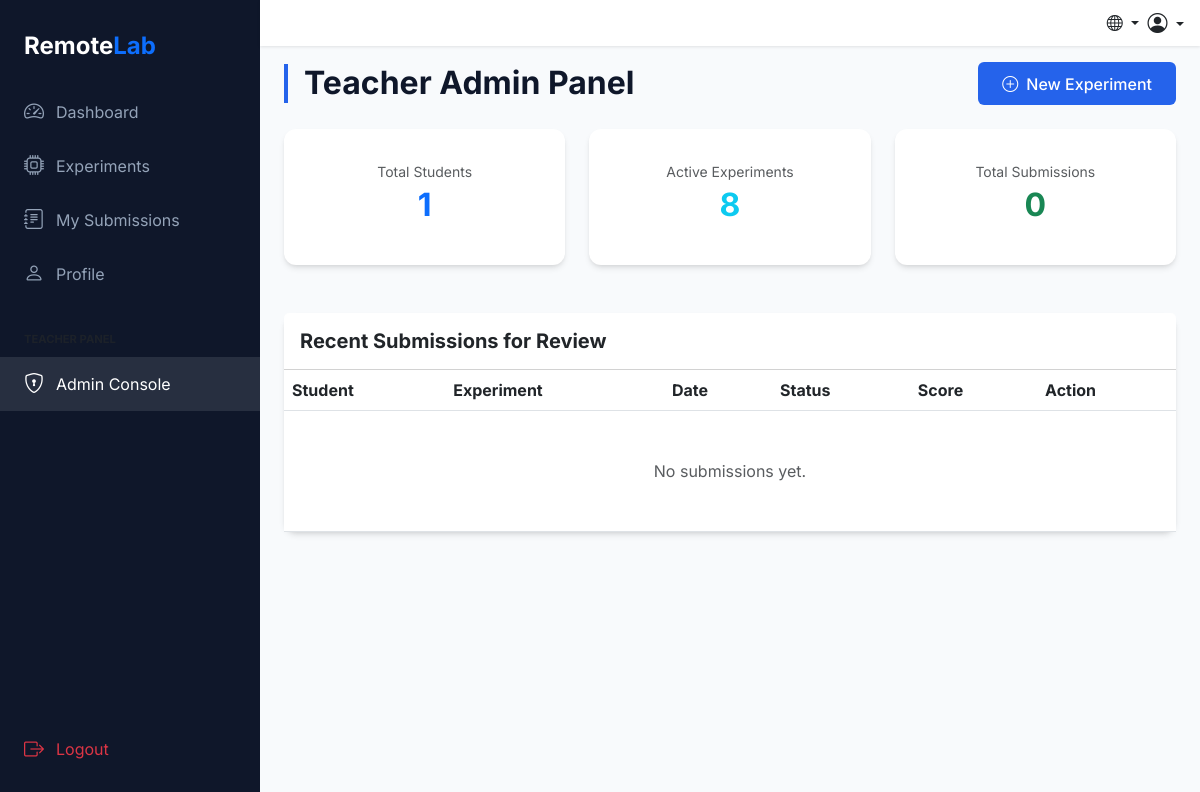
The app's page /api/admin/dashboard (signed in), older data.
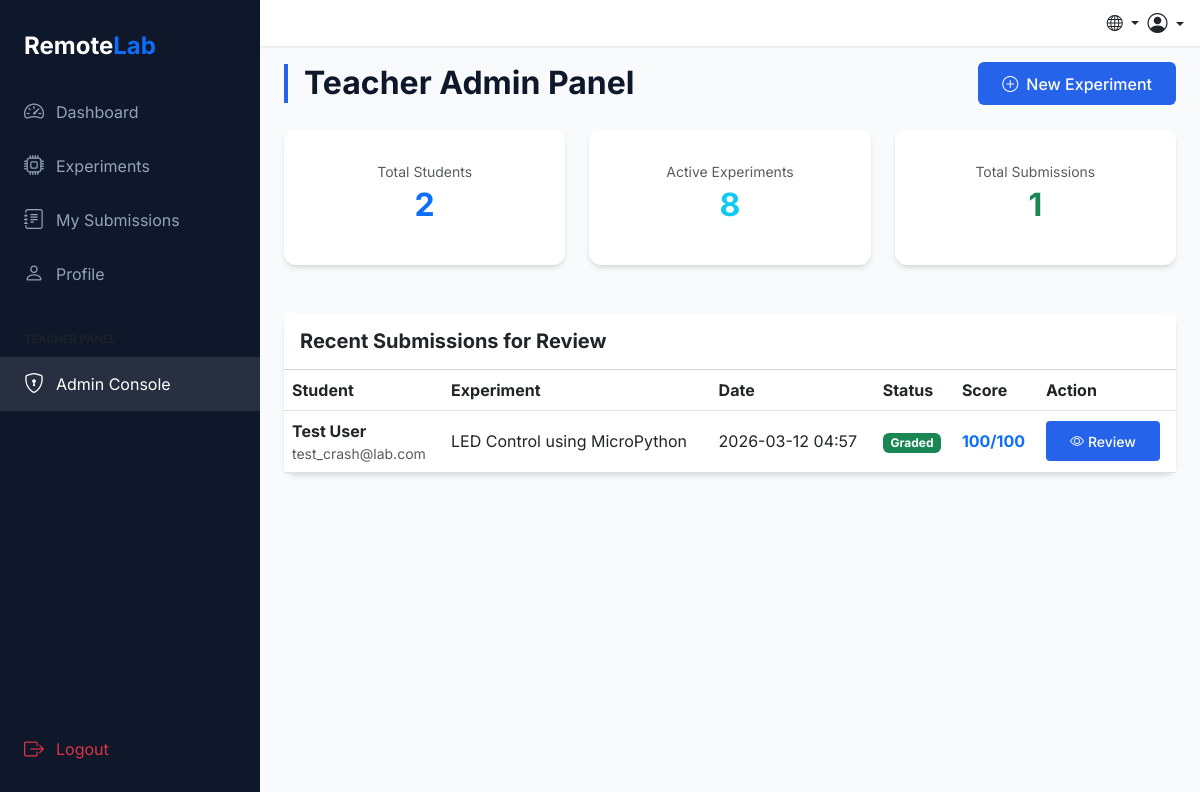
The same page, newer data.
### app/models.py (models this page shows, shortened)
class Submission(db.Model):
    __tablename__ = 'submissions'
    id = db.Column(db.Integer, primary_key=True)
    user_id = db.Column(db.Integer, db.ForeignKey('users.id'), nullable=False)
    experiment_id = db.Column(db.Integer, db.ForeignKey('experiments.id'), nullable=False)
    result_text = db.Column(db.Text, nullable=True)
    score = db.Column(db.Integer, nullable=True)
    feedback = db.Column(db.Text, nullable=True)
    submitted_at = db.Column(db.DateTime, default=datetime.utcnow)

class User(db.Model):
    __tablename__ = 'users'
    id = db.Column(db.Integer, primary_key=True)
    name = db.Column(db.String(100), nullable=False)
    email = db.Column(db.String(120), unique=True, nullable=False)
    password_hash = db.Column(db.String(255), nullable=False)
    role = db.Column(db.String(20), default='student')  # student / teacher
    points = db.Column(db.Integer, default=0)
    created_at = db.Column(db.DateTime, default=datetime.utcnow)
    submissions = db.relationship('Submission', backref='student', lazy=True, cascade='all, delete-orphan')

class Experiment(db.Model):
    __tablename__ = 'experiments'
    id = db.Column(db.Integer, primary_key=True)
    title = db.Column(db.String(200), nullable=False)
    description = db.Column(db.Text, nullable=False)
    objectives = db.Column(db.Text, nullable=True)
    instructions = db.Column(db.Text, nullable=True)
    type = db.Column(db.String(50), nullable=False)  # arduino / raspberry_pi_pico
    difficulty = db.Column(db.String(20), default='easy') # easy, medium, hard
    category = db.Column(db.String(100), nullable=True)
    wokwi_url = db.Column(db.String(500), nullable=False)
    expected_result = db.Column(db.Text, nullable=True)
    created_at = db.Column(db.DateTime, default=datetime.utcnow)
    submissions = db.relationship('Submission', backref='experiment', lazy=True, cascade='all, delete-orphan')

### app/routes/admin_routes.py (the view)
    @jwt_required()
    def wrapper(*args, **kwargs):
        from flask_jwt_extended import get_jwt_identity
        user_id = get_jwt_identity()
        user = User.query.get(user_id)
        if not user:
            flash('Sessiya muddati tugagan yoki foydalanuvchi topilmadi. Iltimos, qayta kiring.', 'warning')
            return redirect(url_for('auth.login'))
        claims = get_jwt()
        if claims.get('role') != 'teacher':
            flash('Admin access required.', 'danger')
            return redirect(url_for('user.dashboard'))
        return fn(*args, **kwargs)

### app/__init__.py (called while the page is built)
def get_locale():
    cookie_lang = request.cookies.get('lang')
    if cookie_lang in ['en', 'uz', 'ru']:
        return cookie_lang
    return request.accept_languages.best_match(['en', 'uz', 'ru']) or 'en'

### app/routes/admin_routes.py (called while the page is built)
def admin_required(fn):
    @jwt_required()
    def wrapper(*args, **kwargs):
        from flask_jwt_extended import get_jwt_identity
        user_id = get_jwt_identity()
        user = User.query.get(user_id)
        if not user:
            flash('Sessiya muddati tugagan yoki foydalanuvchi topilmadi. Iltimos, qayta kiring.', 'warning')
            return redirect(url_for('auth.login'))
        claims = get_jwt()
        if claims.get('role') != 'teacher':
            flash('Admin access required.', 'danger')
            return redirect(url_for('user.dashboard'))
        return fn(*args, **kwargs)
    wrapper.__name__ = fn.__name__
    return wrapper

@admin_bp.route('/dashboard')
@admin_required
def dashboard():
    total_students = User.query.filter_by(role='student').count()
    total_experiments = Experiment.query.count()
    total_submissions = Submission.query.count()
    recent_submissions = Submission.query.order_by(Submission.submitted_at.desc()).limit(10).all()
    return render_template('admin/dashboard.html',
                           stats={
                               "students": total_students,
                               "experiments": total_experiments,
                               "submissions": total_submissions
                           },
                           submissions=recent_submissions)

### app/templates/admin/dashboard.html (shortened to what this page needs)
{% extends "base.html" %}
{% block content %}
<div class="d-flex justify-content-between align-items-center mb-4">
    <h2 class="section-title mb-0">Teacher Admin Panel</h2>
    <a href="{{ url_for('admin.create_experiment') }}" class="btn btn-primary">
        <i class="bi bi-plus-circle me-2"></i>New Experiment
    </a>
</div>
<div class="row g-4 mb-5">
    <div class="col-md-4">
        <div class="card lab-card text-center p-3">
            <div class="card-body">
                <div class="text-muted small mb-1">Total Students</div>
                <div class="h2 fw-bold text-primary">{{ stats.students }}</div>
            </div>
        </div>
    </div>
    <div class="col-md-4">
        <div class="card lab-card text-center p-3">
            <div class="card-body">
                <div class="text-muted small mb-1">Active Experiments</div>
                <div class="h2 fw-bold text-info">{{ stats.experiments }}</div>
            </div>
        </div>
    </div>
    <div class="col-md-4">
        <div class="card lab-card text-center p-3">
            <div class="card-body">
                <div class="text-muted small mb-1">Total Submissions</div>
                <div class="h2 fw-bold text-success">{{ stats.submissions }}</div>
            </div>
        </div>
    </div>
</div>
<div class="row">
    <div class="col-12">
        <div class="card lab-card">
            <div class="card-header bg-white py-3">
                <h5 class="mb-0 fw-bold">Recent Submissions for Review</h5>
            </div>
            <div class="table-responsive">
                <table class="table table-hover align-middle mb-0">
                    <thead class="bg-light">
                        <tr>
                            <th>Student</th>
                            <th>Experiment</th>
                            <th>Date</th>
                            <th>Status</th>
                            <th>Score</th>
                            <th>Action</th>
                        </tr>
                    </thead>
                    <tbody>
                        {% if submissions %}
                        {% for submission in submissions %}
                        <tr>
                            <td>
                                <div class="fw-bold">{{ submission.student.name }}</div>
                                <div class="small text-muted">{{ submission.student.email }}</div>
                            </td>
                            <td>{{ submission.experiment.title }}</td>
                            <td>{{ submission.submitted_at.strftime('%Y-%m-%d %H:%M') }}</td>
                            <td>
                                {% if submission.score %}
                                <span class="badge bg-success">Graded</span>
                                {% else %}
                                <span class="badge bg-warning text-dark">Pending</span>
                                {% endif %}
                            </td>
                            <td>
                                {% if submission.score %}
                                <span class="fw-bold text-primary">{{ submission.score }}/100</span>
                                {% else %}
                                <span class="text-muted">-</span>
                                {% endif %}
                            </td>
                            <td>
                                <button type="button" class="btn btn-sm btn-primary" data-bs-toggle="modal"
                                    data-bs-target="#gradeModal{{ submission.id }}">
                                    <i class="bi bi-eye me-1"></i>Review
                                </button>
                            </td>
                        </tr>
                        {% endfor %}
                        {% else %}
                        <tr>
                            <td colspan="6" class="text-center py-5 text-muted">No submissions yet.</td>
                        </tr>
                        {% endif %}
                    </tbody>
                </table>
            </div>
        </div>
    </div>
</div>
{% endblock %}

### app/templates/base.html (shortened to what this page needs)
<!DOCTYPE html>
<html lang="{{ get_locale() }}">
<head>
    <link href="https://cdn.jsdelivr.net/npm/bootstrap@5.3.0/dist/css/bootstrap.min.css" rel="stylesheet">
    <link rel="stylesheet" href="https://cdn.jsdelivr.net/npm/bootstrap-icons@1.11.1/font/bootstrap-icons.css">
    <link rel="stylesheet" href="{{ url_for('static', filename='css/style.css') }}">
</head>
<body>
    {% set is_app_page = request.blueprint != 'auth' and request.path != '/' %}
    {% if is_app_page %}
    <div class="sidebar d-none d-lg-flex flex-column">
        <div class="px-4 mb-4">
            <h4 class="text-white fw-bold mb-0">Remote<span class="text-primary">Lab</span></h4>
        </div>
        <nav class="nav flex-column flex-grow-1">
            <a class="nav-link {% if request.endpoint == 'user.dashboard' %}active{% endif %}"
                href="{{ url_for('user.dashboard') }}">
                <i class="bi bi-speedometer2"></i> {{ _('Dashboard') }}
            </a>
            <a class="nav-link {% if request.endpoint == 'experiment.list_experiments' %}active{% endif %}"
                href="{{ url_for('experiment.list_experiments') }}">
                <i class="bi bi-cpu"></i> {{ _('Experiments') }}
            </a>
            <a class="nav-link {% if request.endpoint == 'user.submissions' %}active{% endif %}"
                href="{{ url_for('user.submissions') }}">
                <i class="bi bi-journal-text"></i> {{ _('My Submissions') }}
            </a>
            <a class="nav-link {% if request.endpoint == 'user.profile' %}active{% endif %}"
                href="{{ url_for('user.profile') }}">
                <i class="bi bi-person"></i> {{ _('Profile') }}
            </a>
            {% if get_jwt() and get_jwt().get('role') == 'teacher' %}
            <div class="px-4 mt-4 mb-2">
                <small class="text-uppercase text-muted fw-bold" style="font-size: 0.7rem;">Teacher Panel</small>
            </div>
            <a class="nav-link {% if request.endpoint == 'admin.dashboard' %}active{% endif %}"
                href="{{ url_for('admin.dashboard') }}">
                <i class="bi bi-shield-lock"></i> Admin Console
            </a>
            {% endif %}
        </nav>
        <div class="px-0 pb-4">
            <a class="nav-link text-danger" href="{{ url_for('auth.logout') }}">
                <i class="bi bi-box-arrow-right"></i> {{ _('Logout') }}
            </a>
        </div>
    </div>
    {% endif %}
    <div class="{% if is_app_page %}main-content{% endif %}">
        <nav class="navbar navbar-custom sticky-top">
            <div class="container-fluid px-3">
                {% if not is_app_page %}
                <div class="collapse navbar-collapse" id="navbarContent">
                    <ul class="navbar-nav ms-auto align-items-center">
                        <li class="nav-item dropdown me-3">
                            <a class="nav-link dropdown-toggle" href="#" role="button" data-bs-toggle="dropdown">
                                <i class="bi bi-globe"></i> {{ _('Language') }}
                            </a>
                            <ul class="dropdown-menu dropdown-menu-end">
                                <li><a class="dropdown-item" href="{{ url_for('set_language', lang='en') }}">English</a>
                                </li>
                                <li><a class="dropdown-item"
                                        href="{{ url_for('set_language', lang='uz') }}">O'zbekcha</a></li>
                                <li><a class="dropdown-item" href="{{ url_for('set_language', lang='ru') }}">Русский</a>
                                </li>
                            </ul>
                        </li>
                        {% if not get_jwt_identity() %}
                        <li class="nav-item">
                            <a class="btn btn-outline-primary me-2" href="{{ url_for('auth.login') }}">{{ _('Login')
                                }}</a>
                        </li>
                        <li class="nav-item">
                            <a class="btn btn-primary" href="{{ url_for('auth.register') }}">{{ _('Sign Up') }}</a>
                        </li>
                        {% else %}
                        <li class="nav-item dropdown">
                            <a class="nav-link dropdown-toggle" href="#" role="button" data-bs-toggle="dropdown">
                                <i class="bi bi-person-circle fs-5"></i>
                            </a>
                            <ul class="dropdown-menu dropdown-menu-end">
                                <li><a class="dropdown-item" href="{{ url_for('user.profile') }}">{{ _('Profile') }}</a>
                                </li>
                                <li>
                                    <hr class="dropdown-divider">
                                </li>
                                <li><a class="dropdown-item text-danger" href="{{ url_for('auth.logout') }}">{{
                                        _('Logout') }}</a></li>
                            </ul>
                        </li>
                        {% endif %}
                    </ul>
                </div>
                {% else %}
                <div class="d-flex align-items-center gap-2">
                    <div class="dropdown">
                        <a class="nav-link dropdown-toggle text-dark" href="#" role="button" data-bs-toggle="dropdown">
                            <i class="bi bi-globe"></i>
                        </a>
                    </div>
                    {% if get_jwt_identity() %}
                    <div class="dropdown d-none d-lg-block">
                        <a class="nav-link dropdown-toggle text-dark" href="#" role="button" data-bs-toggle="dropdown">
                            <i class="bi bi-person-circle fs-5"></i>
                        </a>
                    </div>
                    {% endif %}
                </div>
                {% endif %}
            </div>
        </nav>
        <div class="container-fluid px-3 px-md-4 mt-3 mb-5 pb-mobile">
            {% block content %}{% endblock %}
        </div>
    </div>
</body>
</html>

### app/static/css/style.css (style rules this page uses)
:root { --primary-color: #2563EB; --secondary-color: #0F172A; --bg-color: #F8FAFC; --accent-color: #22C55E; --text-main: #1E293B; --text-muted: #64748B; --card-shadow: 0 4px 6px -1px rgb(0 0 0 / 0.1), 0 2px 4px -2px rgb(0 0 0 / 0.1); --sidebar-width: 260px; --bottom-nav-height: 65px; }
body { background-color: var(--bg-color); font-family: 'Inter', system-ui, -apple-system, sans-serif; color: var(--text-main); }
.sidebar { width: var(--sidebar-width); height: 100vh; position: fixed; left: 0; top: 0; background-color: var(--secondary-color); color: white; padding-top: 2rem; z-index: 1000; flex-direction: column; }
.sidebar .nav-link { color: #94A3B8; padding: 0.75rem 1.5rem; display: flex; align-items: center; transition: all 0.2s; border-radius: 0; }
.sidebar .nav-link:hover, .sidebar .nav-link.active { color: white; background-color: rgba(255, 255, 255, 0.1); }
.sidebar .nav-link i { margin-right: 0.75rem; font-size: 1.25rem; }
.pb-mobile { padding-bottom: 1rem; }
.main-content { margin-left: var(--sidebar-width); min-height: 100vh; }
.navbar-custom { background: white; box-shadow: 0 1px 3px 0 rgb(0 0 0 / 0.1); padding: 0.5rem 0; }
.lab-card { border: none; border-radius: 12px; box-shadow: var(--card-shadow); transition: transform 0.2s ease; }
.btn-primary { background-color: var(--primary-color); border: none; padding: 0.6rem 1.5rem; font-weight: 500; }
h1, h2, h3 { font-weight: 700; color: var(--secondary-color); }
.section-title { margin-bottom: 1.5rem; border-left: 4px solid var(--primary-color); padding-left: 1rem; }
.container-fluid { max-width: 1400px; }

Row changes from the older to the newer data that the page shows:
added Submission: student.name "Test User", student.email "test_crash@lab.com", experiment "LED Control using MicroPython", submitted_at "2026-03-12 04:57", shows "Graded", score "100"
Text that changed along with them:
{{ stats.students }}: "1" → "2"
{{ stats.submissions }}: "0" → "1"
text no longer shown: "No submissions yet."
